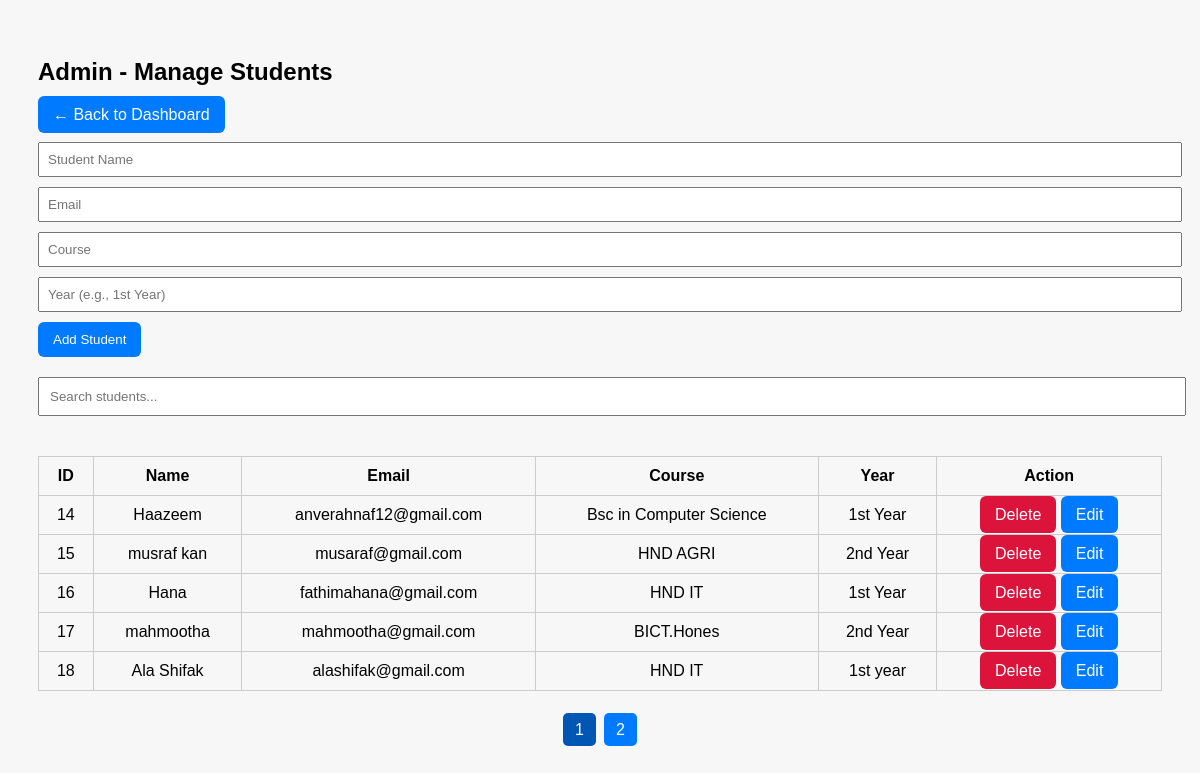
The app's page /manage_students.php (signed in) with its own data.
### tables this page shows
CREATE TABLE `students` (
  `id` int(11) NOT NULL,
  `name` varchar(100) DEFAULT NULL,
  `email` varchar(100) DEFAULT NULL,
  `course` varchar(100) DEFAULT NULL,
  `year` varchar(50) DEFAULT NULL
);

### manage_students.php (the view, shortened to what this page needs)
<?php
include 'db.php';
$limit = 5;
$page = isset($_GET['page']) ? $_GET['page'] : 1;
$offset = ($page - 1) * $limit;
$result = $conn->query("SELECT * FROM students LIMIT $limit OFFSET $offset");
$total = $conn->query("SELECT COUNT(*) as count FROM students")->fetch_assoc()['count'];
$totalPages = ceil($total / $limit);
?>
<!DOCTYPE html>
<html>
<head>
</head>
<body>
    <h2>Admin - Manage Students</h2>
    <a href="admin_dashboard.php" class="btn">← Back to Dashboard</a>
    <br><br>
    <form method="POST">
        <input type="text" name="name" placeholder="Student Name" required>
        <input type="email" name="email" placeholder="Email" required>
        <input type="text" name="course" placeholder="Course" required>
        <input type="text" name="year" placeholder="Year (e.g., 1st Year)" required>
        <button type="submit" name="add">Add Student</button>
    </form>
    <form id="searchForm" onkeyup="searchStudents()">
    <input type="text" id="searchInput" placeholder="Search students..." style="width: 100%; padding: 10px; margin-bottom: 20px;">
    </form>
    <table>
        <tr>
            <th>ID</th><th>Name</th><th>Email</th><th>Course</th><th>Year</th><th>Action</th>
        </tr>
        <?php while ($row = $result->fetch_assoc()) { ?>
        <tr>
            <td><?= $row['id'] ?></td>
            <td><?= $row['name'] ?></td>
            <td><?= $row['email'] ?></td>
            <td><?= $row['course'] ?></td>
            <td><?= $row['year'] ?></td>
            <td>
            <a href="?delete=<?= $row['id'] ?>" class="btn btn-delete" onclick="return confirm('Delete this student?')">Delete</a>
            <a href="edit_student.php?id=<?= $row['id'] ?>" class="btn">Edit</a>
            </td>
        </tr>
        <?php } ?>
    </table>
    <div class="pagination">
        <?php
        for ($i = 1; $i <= $totalPages; $i++) {
            echo "<a href='?page=$i' class='" . ($i == $page ? 'active' : '') . "'>$i</a>";
        }
        ?>
    </div>
</body>
</html>

### manage_students.php (style rules this page uses)
body { font-family: Arial; padding: 30px; background: #f7f7f7; }
table { width: 100%; border-collapse: collapse; margin-bottom: 30px; }
th, td { padding: 10px; border: 1px solid #ccc; text-align: center; }
input, select { padding: 8px; width: 100%; margin-bottom: 10px; }
form { margin-bottom: 20px; }
button, a.btn { padding: 10px 15px; background: #007BFF; color: white; text-decoration: none; border: none; border-radius: 6px; }
a.btn-delete { background: crimson; }
.pagination { text-align: center; margin-top: 20px; }
.pagination a { padding: 8px 12px; margin: 0 4px; text-decoration: none; background: #007BFF; color: white; border-radius: 5px; }
.pagination a.active { background: #0056b3; }

### records on screen
students: id "14", name "Haazeem", email "anverahnaf12@gmail.com", course "Bsc in Computer Science", year "1st Year"
students: id "15", name "musraf kan", email "musaraf@gmail.com", course "HND AGRI", year "2nd Year"
students: id "16", name "Hana", email "fathimahana@gmail.com", course "HND IT", year "1st Year"
students: id "17", name "mahmootha", email "mahmootha@gmail.com", course "BICT.Hones", year "2nd Year"
students: id "18", name "Ala Shifak", email "alashifak@gmail.com", course "HND IT", year "1st year"
